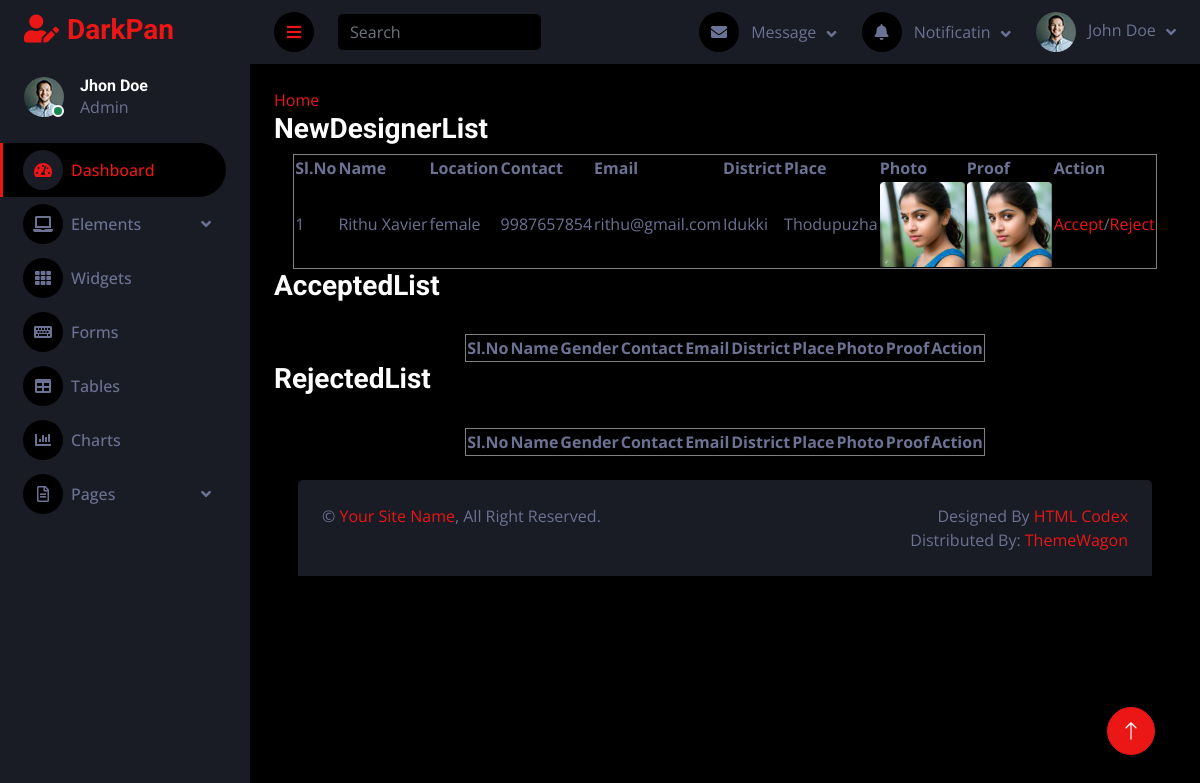
The page /Admin/DesignerVerification.php on the database its author committed.
### tables this page shows
CREATE TABLE `tbl_designer` (
  `designer_id` int(10) NOT NULL auto_increment,
  `designer_name` varchar(50) NOT NULL,
  `designer_gender` varchar(20) NOT NULL,
  `designer_contact` varchar(12) NOT NULL,
  `designer_email` varchar(30) NOT NULL,
  `designer_photo` varchar(200) NOT NULL,
  `designer_proof` varchar(150) NOT NULL,
  `place_id` int(10) NOT NULL,
  `designer_password` varchar(20) NOT NULL,
  `designer_status` int(200) NOT NULL default '0',
  PRIMARY KEY  (`designer_id`),
  UNIQUE KEY `designer_name` (`designer_name`,`designer_gender`,`designer_contact`,`designer_email`,`designer_photo`,`designer_proof`,`designer_password`,`designer_status`)
);

CREATE TABLE `tbl_district` (
  `district_id` int(10) NOT NULL auto_increment,
  `district_name` varchar(30) NOT NULL,
  PRIMARY KEY  (`district_id`),
  UNIQUE KEY `district_name` (`district_name`)
);

CREATE TABLE `tbl_place` (
  `place_id` int(10) NOT NULL auto_increment,
  `place_name` varchar(50) NOT NULL,
  `place_pincode` int(6) NOT NULL,
  `district_id` int(10) NOT NULL,
  PRIMARY KEY  (`place_id`),
  UNIQUE KEY `place_name` (`place_name`),
  UNIQUE KEY `place_pincode` (`place_pincode`,`district_id`)
);

### Admin/DesignerVerification.php (the view, shortened to what this page needs)
<?php
        include("Head.php");
?>
<!doctype html>
<html>
<head>
</head>
<body>
<a href="HomePage.php">Home</a>
<h3>NewDesignerList</h3>
<table border="1" align="center">
<tr>
<th>Sl.No</th>
<th>Name</th>
<th>Location</th>
<th>Contact</th>
<th>Email</th>
<th>District</th>
<th>Place</th>
<th>Photo</th>
<th>Proof</th>
<th>Action</th>
</tr>
<?php
$selQry="select * from tbl_designer de inner join tbl_place p on de.place_id=p.place_id inner join tbl_district d on d.district_id=p.district_id where de.designer_status='0'";
$data=mysql_query($selQry);
$i=0;
while($row=mysql_fetch_array($data))
{
	$i++;
	?>
    <tr>
    <td><?php echo $i?></td>
    <td><?php echo $row["designer_name"]?></td>
    <td><?php echo $row["designer_gender"]?></td>
    <td><?php echo $row["designer_contact"]?></td>
    <td><?php echo $row["designer_email"]?></td>
        <td><?php echo $row["district_name"]?></td>
            <td><?php echo $row["place_name"]?></td>
                <td><img src="../Asset/File/DesignerDocs/<?php echo $row["designer_photo"]?>" width="85" height="85" required></td>
                <td><img src="../Asset/File/DesignerDocs/<?php echo $row["designer_proof"]?>" width="85" height="85" required></td>
<td><a href="DesignerVerification.php?acid=<?php echo $row["designer_id"]?>">Accept</a>/<a href="DesignerVerification.php?rejid=<?php echo $row["designer_id"]?>">Reject</a></td>
</tr>
<?php
}
?>
</table>
<h3>AcceptedList</h3>
<br>
<table border="1" align="center">
<tr>
<th>Sl.No</th>
<th>Name</th>
<th>Gender</th>
<th>Contact</th>
<th>Email</th>
<th>District</th>
<th>Place</th>
<th>Photo</th>
<th>Proof</th>
<th>Action</th>
</tr>
</table>
<h3>RejectedList</h3>
<br>
<table border="1" align="center">
<tr>
<th>Sl.No</th>
<th>Name</th>
<th>Gender</th>
<th>Contact</th>
<th>Email</th>
<th>District</th>
<th>Place</th>
<th>Photo</th>
<th>Proof</th>
<th>Action</th>
</tr>
</table>
</body>
</html>
<?php
include("Foot.php");
?>

### Asset/Templates/Admin/css/style.css (style rules this page uses)
:root { --primary: #EB1616; --secondary: #191C24; --light: #6C7293; --dark: #000000; }

### rows shown on the page
tbl_designer: designer_name "Rithu Xavier", designer_gender "female", designer_contact "9987657854", designer_email "rithu@gmail.com", tbl_district.district_name "Idukki", place.place_name "Thodupuzha", designer_photo (picture), designer_proof (picture)
